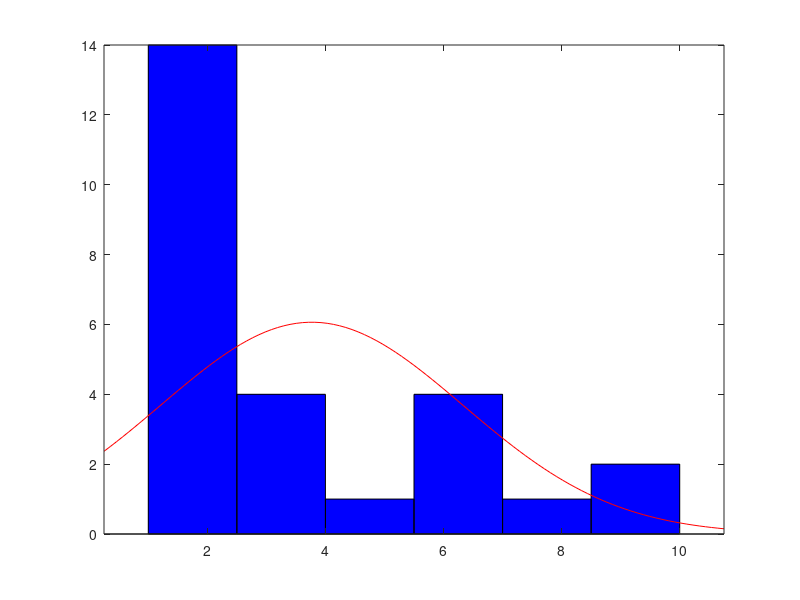

Reproduce this figure in MATLAB. (Note: this script raises an error after producing the figure.)
%Statistical Measurements for accelerometer data
%figure out how to import data

% Script for analysis of data. It assumes the data set is stationary and
% does not have a functional dependence on other variables. For example, a
% set of readings from a voltmeter or mass readings from a scale would
% qualify.

A = importdata('test.csv')
%import second data set

B = importdata('test.csv')

% The inputs consist of the data set and the desired confidence level.
% The script calculates the following:
%    1. The mean or average of the data
%    2. The sample standard deviation of the data
%    3. The count of the data
%    4. The estimated standard error of the data
%    5. The Student-t value
%    6. The confidence interval
% It plots a histogram of the data, with a fitted normal distribution, and
% the 
data1 = A % Replace these with your data set
%second data set
data2 = B
confLev = 0.95;
xbar = mean(data1) % Arithmetic mean
S = std(data1) % Standard Deviation
N = length(data1); % Count
ESE = S/sqrt(N) % Estimated Standard Error
% tinv is for 1-tailed, for 2-tailed we need to halve the range
StdT = tinv((1-0.5*(1-confLev)),N-1); % The Student t value
lambda = StdT*ESE;% 1/2 of the confidence interval ąlambda
conf_interval = 2*lambda

%two-sided t test
[h,p,ci,stats] = ttest2(data1,data2)


h = histfit(data1); % Plot histogram and normal curve
hold on
bob = get(h(2)); % Get the normal curve data
mx = max(h(2).YData); % Get the max in the normal curve data
line([xbar xbar], [0 mx*1.05], 'LineWidth',3) % Plot a line for the mean
line([xbar-S xbar-S], [0 mx*0.65], 'LineWidth',3) % Plot a line for 1 S
                                                  % below the mean
line([xbar+S xbar+S], [0 mx*0.65], 'LineWidth',3) % Plot a line for
                                                  % 1 S above the mean
line([xbar-lambda xbar+lambda], [mx*1.07 mx*1.07]) % Plot the conf. int.
line([xbar-lambda xbar-lambda], [mx*1.02 mx*1.12])
line([xbar+lambda xbar+lambda], [mx*1.02 mx*1.12])
title('Histogram and Fitted Normal Distribution of Data')
xlabel('Data Range')
ylabel('Count')
txt2 = '$\leftarrow \bar{x} + S$';
text(xbar+S,mx*0.65,txt2,'Interpreter','latex')
txt3 = '$\bar{x} - S \rightarrow$';
text(xbar-S-0.55*S,mx*0.65,txt3,'Interpreter','latex')
txt4 = '  Confidence Interval';
text(xbar+lambda,mx*1.07,txt4)
hold off

Displaying FIGURE_20180724_01_CalculateStatsForDataSet.m.